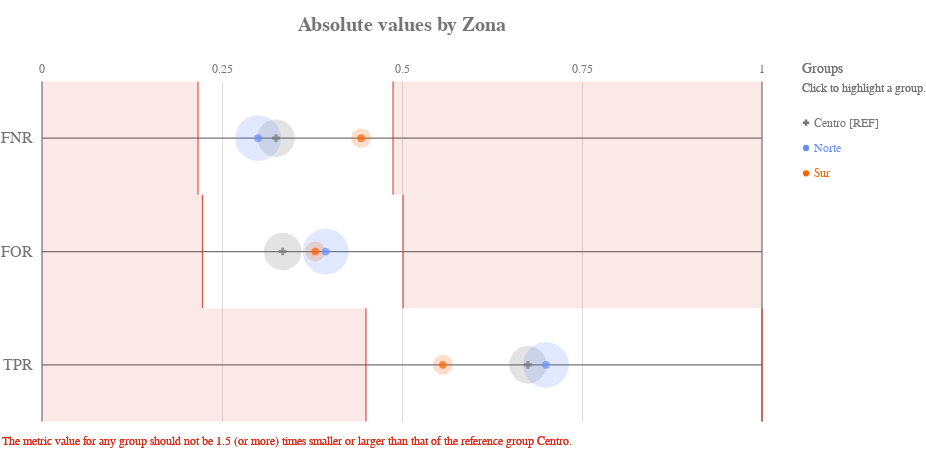

Source (notebook cell):
### Code cell
ap.absolute(grupo_definido, metrics, 'Zona', fairness_threshold = disparity_tolerance)

### Figure 1 — Vega-Lite specification as saved in the notebook (floating-point values rounded to 4 significant figures)
{"config": {"view": {"continuousWidth": 400, "continuousHeight": 300, "strokeWidth": 0}, "axisLeft": {"labelColor": "rgb(117,117,117)", "labelFont": "Arial", "labelFontSize": 16}, "title": {"align": "center", "baseline": "middle", "color": "rgb(117,117,117)", "font": "Arial", "fontSize": 20, "fontWeight": "bold"}}, "layer": [{"data": {"name": "data-4ac2d7a4dec33677e433b172826c7791"}, "mark": {"type": "rule", "stroke": "rgb(117,117,117)", "strokeWidth": 1.25, "tooltip": ""}, "encoding": {"x": {"type": "quantitative", "field": "start", "scale": {"domain": [0, 1], "range": [40.0, 760.0]}}, "x2": {"field": "end"}, "y": {"type": "nominal", "axis": {"domain": false, "labelAngle": 0, "labelPadding": -30, "orient": "left", "ticks": false, "title": ""}, "field": "y_position", "scale": {"domain": ["FNR", "FOR", "TPR"], "range": [42.5, 382.5]}}}}, {"data": {"name": "data-6cfe259518f6c7b358d8f836a73e6b7f"}, "mark": {"type": "rule", "stroke": "rgb(117,117,117)", "strokeWidth": 1.25, "tooltip": ""}, "encoding": {"x": {"type": "quantitative", "field": "x_position", "scale": {"domain": [0, 1], "range": [40.0, 760.0]}}, "y": {"value": 42.5}, "y2": {"value": 382.5}}}, {"data": {"name": "data-60ed1133fa688d151d36705a369482e0"}, "mark": {"type": "text", "align": "center", "color": "rgb(117,117,117)", "font": "Arial", "fontSize": 12, "fontWeight": "normal", "tooltip": ""}, "encoding": {"text": {"type": "nominal", "field": "value"}, "x": {"type": "quantitative", "field": "value", "scale": {"domain": [0, 1], "range": [40.0, 760.0]}}, "y": {"value": 29.75}}}, {"layer": [{"mark": {"type": "rect", "opacity": 0.8, "stroke": "rgb(217, 46, 28)", "strokeWidth": 1.25, "tooltip": ""}, "encoding": {"x": {"type": "quantitative", "field": "lower_threshold_value", "scale": {"domain": [0, 1], "range": [40.0, 760.0]}}, "x2": {"field": "lower_threshold_value"}, "y": {"type": "nominal", "axis": {"domain": false, "grid": false, "labels": false, "ticks": false, "title": " "}, "field": "metric", "scale": {"domain": ["FNR", "FOR", "TPR"], "range": [42.5, 382.5]}}}}, {"mark": {"type": "rect", "opacity": 0.8, "stroke": "rgb(217, 46, 28)", "strokeWidth": 1.25, "tooltip": ""}, "encoding": {"x": {"type": "quantitative", "field": "upper_threshold_value", "scale": {"domain": [0, 1], "range": [40.0, 760.0]}}, "x2": {"field": "upper_threshold_value"}, "y": {"type": "nominal", "axis": {"domain": false, "grid": false, "labels": false, "ticks": false, "title": " "}, "field": "metric", "scale": {"domain": ["FNR", "FOR", "TPR"], "range": [42.5, 382.5]}}}}, {"layer": [{"mark": {"type": "rect", "fill": "rgb(217, 46, 28)", "opacity": 0.1, "tooltip": ""}, "encoding": {"x": {"type": "quantitative", "field": "lower_threshold_value", "scale": {"domain": [0, 1], "range": [40.0, 760.0]}}, "x2": {"field": "lower_end"}, "y": {"type": "nominal", "axis": {"domain": false, "grid": false, "labels": false, "ticks": false, "title": " "}, "field": "metric", "scale": {"domain": ["FNR", "FOR", "TPR"], "range": [42.5, 382.5]}}}}, {"mark": {"type": "rect", "fill": "rgb(217, 46, 28)", "opacity": 0.1, "tooltip": ""}, "encoding": {"x": {"type": "quantitative", "field": "upper_threshold_value", "scale": {"domain": [0, 1], "range": [40.0, 760.0]}}, "x2": {"field": "upper_end"}, "y": {"type": "nominal", "axis": {"domain": false, "grid": false, "labels": false, "ticks": false, "title": " "}, "field": "metric", "scale": {"domain": ["FNR", "FOR", "TPR"], "range": [42.5, 382.5]}}}}]}, {"data": {"name": "data-79dd248bdaa0ea02c535240e8ad022c8"}, "mark": {"type": "text", "align": "left", "baseline": "top", "fill": "rgb(217, 46, 28)", "font": "Arial", "fontSize": 12, "fontWeight": "normal", "tooltip": ""}, "encoding": {"text": {"value": "The metric value for any group should not be 1.5 (or more) times smaller or larger than that of the reference group Centro."}, "x": {"value": 0}, "y": {"value": 396.7}}}], "data": {"name": "data-43757557ffc5579f8a6d8d7547a0941f"}}, {"layer": [{"mark": "circle"}, {"data": {"name": "data-f45af7abba651d0c62f99ce1fb854c9e"}, "mark": {"type": "circle", "opacity": 0.2}, "encoding": {"color": {"condition": {"type": "nominal", "field": "attribute_value", "legend": null, "scale": {"domain": ["Centro", "Norte", "Sur"], "range": ["rgb(117,117,117)", "rgb(100, 143, 255)", "rgb(254, 97, 0)", "rgb(220, 38, 127)", "rgb(255, 176, 0)", "rgb(120, 94, 240)"]}, "selection": "selector025"}, "value": "rgb(224,224,224)"}, "size": {"type": "quantitative", "field": "group_size", "legend": null, "scale": {"domain": [0, 3227.0], "range": [0, 2522.0]}}, "tooltip": [{"type": "nominal", "field": "attribute_value", "title": "Group"}, {"type": "nominal", "field": "tooltip_group_size", "title": "Group Size"}, {"type": "nominal", "field": "tooltip_disparity_explanation_fnr", "title": "Disparity"}, {"type": "quantitative", "field": "fnr", "format": ".2f", "title": "FNR"}], "x": {"type": "quantitative", "axis": {"domain": false, "labels": false, "ticks": false, "title": null, "values": [0.25, 0.5, 0.75]}, "field": "fnr", "scale": {"domain": [0, 1], "range": [40.0, 760.0]}}, "y": {"type": "nominal", "axis": {"domain": false, "grid": false, "labels": false, "ticks": false, "title": " "}, "field": "metric_variable", "scale": {"domain": ["FNR", "FOR", "TPR"], "range": [42.5, 382.5]}}}, "selection": {"selector027": {"type": "multi", "empty": "all", "fields": ["attribute_value"]}}, "transform": [{"calculate": "'FNR'", "as": "metric_variable"}]}, {"data": {"name": "data-f45af7abba651d0c62f99ce1fb854c9e"}, "mark": {"type": "circle", "opacity": 0.2}, "encoding": {"color": {"condition": {"type": "nominal", "field": "attribute_value", "legend": null, "scale": {"domain": ["Centro", "Norte", "Sur"], "range": ["rgb(117,117,117)", "rgb(100, 143, 255)", "rgb(254, 97, 0)", "rgb(220, 38, 127)", "rgb(255, 176, 0)", "rgb(120, 94, 240)"]}, "selection": "selector025"}, "value": "rgb(224,224,224)"}, "size": {"type": "quantitative", "field": "group_size", "legend": null, "scale": {"domain": [0, 3227.0], "range": [0, 2522.0]}}, "tooltip": [{"type": "nominal", "field": "attribute_value", "title": "Group"}, {"type": "nominal", "field": "tooltip_group_size", "title": "Group Size"}, {"type": "nominal", "field": "tooltip_disparity_explanation_for", "title": "Disparity"}, {"type": "quantitative", "field": "for", "format": ".2f", "title": "FOR"}], "x": {"type": "quantitative", "axis": {"domain": false, "labels": false, "ticks": false, "title": null, "values": [0.25, 0.5, 0.75]}, "field": "for", "scale": {"domain": [0, 1], "range": [40.0, 760.0]}}, "y": {"type": "nominal", "axis": {"domain": false, "grid": false, "labels": false, "ticks": false, "title": " "}, "field": "metric_variable", "scale": {"domain": ["FNR", "FOR", "TPR"], "range": [42.5, 382.5]}}}, "selection": {"selector029": {"type": "multi", "empty": "all", "fields": ["attribute_value"]}}, "transform": [{"calculate": "'FOR'", "as": "metric_variable"}]}, {"data": {"name": "data-f45af7abba651d0c62f99ce1fb854c9e"}, "mark": {"type": "circle", "opacity": 0.2}, "encoding": {"color": {"condition": {"type": "nominal", "field": "attribute_value", "legend": null, "scale": {"domain": ["Centro", "Norte", "Sur"], "range": ["rgb(117,117,117)", "rgb(100, 143, 255)", "rgb(254, 97, 0)", "rgb(220, 38, 127)", "rgb(255, 176, 0)", "rgb(120, 94, 240)"]}, "selection": "selector025"}, "value": "rgb(224,224,224)"}, "size": {"type": "quantitative", "field": "group_size", "legend": null, "scale": {"domain": [0, 3227.0], "range": [0, 2522.0]}}, "tooltip": [{"type": "nominal", "field": "attribute_value", "title": "Group"}, {"type": "nominal", "field": "tooltip_group_size", "title": "Group Size"}, {"type": "nominal", "field": "tooltip_disparity_explanation_tpr", "title": "Disparity"}, {"type": "quantitative", "field": "tpr", "format": ".2f", "title": "TPR"}], "x": {"type": "quantitative", "axis": {"domain": false, "labels": false, "ticks": false, "title": null, "values": [0.25, 0.5, 0.75]}, "field": "tpr", "scale": {"domain": [0, 1], "range": [40.0, 760.0]}}, "y": {"type": "nominal", "axis": {"domain": false, "grid": false, "labels": false, "ticks": false, "title": " "}, "field": "metric_variable", "scale": {"domain": ["FNR", "FOR", "TPR"], "range": [42.5, 382.5]}}}, "selection": {"selector031": {"type": "multi", "empty": "all", "fields": ["attribute_value"]}}, "transform": [{"calculate": "'TPR'", "as": "metric_variable"}]}, {"layer": [{"mark": "point"}, {"data": {"name": "data-f45af7abba651d0c62f99ce1fb854c9e"}, "mark": {"type": "point", "filled": true, "size": 60}, "encoding": {"color": {"condition": {"type": "nominal", "field": "attribute_value", "legend": null, "scale": {"domain": ["Centro", "Norte", "Sur"], "range": ["rgb(117,117,117)", "rgb(100, 143, 255)", "rgb(254, 97, 0)", "rgb(220, 38, 127)", "rgb(255, 176, 0)", "rgb(120, 94, 240)"]}, "selection": "selector025"}, "value": "rgb(224,224,224)"}, "shape": {"type": "nominal", "field": "attribute_value", "legend": null, "scale": {"domain": ["Centro", "Norte", "Sur"], "range": ["cross", "circle", "circle"]}}, "tooltip": [{"type": "nominal", "field": "attribute_value", "title": "Group"}, {"type": "nominal", "field": "tooltip_group_size", "title": "Group Size"}, {"type": "nominal", "field": "tooltip_disparity_explanation_fnr", "title": "Disparity"}, {"type": "quantitative", "field": "fnr", "format": ".2f", "title": "FNR"}], "x": {"type": "quantitative", "axis": {"domain": false, "labels": false, "ticks": false, "title": null, "values": [0.25, 0.5, 0.75]}, "field": "fnr", "scale": {"domain": [0, 1], "range": [40.0, 760.0]}}, "y": {"type": "nominal", "axis": {"domain": false, "grid": false, "labels": false, "ticks": false, "title": " "}, "field": "metric_variable", "scale": {"domain": ["FNR", "FOR", "TPR"], "range": [42.5, 382.5]}}}, "selection": {"selector026": {"type": "multi", "empty": "all", "fields": ["attribute_value"]}}, "transform": [{"calculate": "'FNR'", "as": "metric_variable"}]}, {"data": {"name": "data-f45af7abba651d0c62f99ce1fb854c9e"}, "mark": {"type": "point", "filled": true, "size": 60}, "encoding": {"color": {"condition": {"type": "nominal", "field": "attribute_value", "legend": null, "scale": {"domain": ["Centro", "Norte", "Sur"], "range": ["rgb(117,117,117)", "rgb(100, 143, 255)", "rgb(254, 97, 0)", "rgb(220, 38, 127)", "rgb(255, 176, 0)", "rgb(120, 94, 240)"]}, "selection": "selector025"}, "value": "rgb(224,224,224)"}, "shape": {"type": "nominal", "field": "attribute_value", "legend": null, "scale": {"domain": ["Centro", "Norte", "Sur"], "range": ["cross", "circle", "circle"]}}, "tooltip": [{"type": "nominal", "field": "attribute_value", "title": "Group"}, {"type": "nominal", "field": "tooltip_group_size", "title": "Group Size"}, {"type": "nominal", "field": "tooltip_disparity_explanation_for", "title": "Disparity"}, {"type": "quantitative", "field": "for", "format": ".2f", "title": "FOR"}], "x": {"type": "quantitative", "axis": {"domain": false, "labels": false, "ticks": false, "title": null, "values": [0.25, 0.5, 0.75]}, "field": "for", "scale": {"domain": [0, 1], "range": [40.0, 760.0]}}, "y": {"type": "nominal", "axis": {"domain": false, "grid": false, "labels": false, "ticks": false, "title": " "}, "field": "metric_variable", "scale": {"domain": ["FNR", "FOR", "TPR"], "range": [42.5, 382.5]}}}, "selection": {"selector028": {"type": "multi", "empty": "all", "fields": ["attribute_value"]}}, "transform": [{"calculate": "'FOR'", "as": "metric_variable"}]}, {"data": {"name": "data-f45af7abba651d0c62f99ce1fb854c9e"}, "mark": {"type": "point", "filled": true, "size": 60}, "encoding": {"color": {"condition": {"type": "nominal", "field": "attribute_value", "legend": null, "scale": {"domain": ["Centro", "Norte", "Sur"], "range": ["rgb(117,117,117)", "rgb(100, 143, 255)", "rgb(254, 97, 0)", "rgb(220, 38, 127)", "rgb(255, 176, 0)", "rgb(120, 94, 240)"]}, "selection": "selector025"}, "value": "rgb(224,224,224)"}, "shape": {"type": "nominal", "field": "attribute_value", "legend": null, "scale": {"domain": ["Centro", "Norte", "Sur"], "range": ["cross", "circle", "circle"]}}, "tooltip": [{"type": "nominal", "field": "attribute_value", "title": "Group"}, {"type": "nominal", "field": "tooltip_group_size", "title": "Group Size"}, {"type": "nominal", "field": "tooltip_disparity_explanation_tpr", "title": "Disparity"}, {"type": "quantitative", "field": "tpr", "format": ".2f", "title": "TPR"}], "x": {"type": "quantitative", "axis": {"domain": false, "labels": false, "ticks": false, "title": null, "values": [0.25, 0.5, 0.75]}, "field": "tpr", "scale": {"domain": [0, 1], "range": [40.0, 760.0]}}, "y": {"type": "nominal", "axis": {"domain": false, "grid": false, "labels": false, "ticks": false, "title": " "}, "field": "metric_variable", "scale": {"domain": ["FNR", "FOR", "TPR"], "range": [42.5, 382.5]}}}, "selection": {"selector030": {"type": "multi", "empty": "all", "fields": ["attribute_value"]}}, "transform": [{"calculate": "'TPR'", "as": "metric_variable"}]}]}]}, {"layer": [{"mark": {"type": "point", "filled": true, "opacity": 1, "size": 39.48}, "encoding": {"color": {"condition": {"type": "nominal", "field": "attribute_value", "legend": null, "scale": {"domain": ["Centro", "Norte", "Sur"], "range": ["rgb(117,117,117)", "rgb(100, 143, 255)", "rgb(254, 97, 0)", "rgb(220, 38, 127)", "rgb(255, 176, 0)", "rgb(120, 94, 240)"]}, "selection": "selector025"}, "value": "rgb(224,224,224)"}, "shape": {"type": "nominal", "field": "attribute_value", "legend": null, "scale": {"domain": ["Centro", "Norte", "Sur"], "range": ["cross", "circle", "circle"]}}, "x": {"value": 804}, "y": {"type": "nominal", "axis": {"domain": false, "grid": false, "labels": false, "ticks": false, "title": " "}, "field": "attribute_value", "scale": {"domain": ["Centro", "Norte", "Sur"], "range": [71, 147]}}}, "selection": {"selector025": {"type": "multi", "empty": "all", "fields": ["attribute_value"]}}}, {"mark": {"type": "text", "align": "left", "baseline": "middle", "font": "Arial", "fontSize": 12, "fontWeight": "normal"}, "encoding": {"color": {"condition": {"type": "nominal", "field": "attribute_value", "legend": null, "scale": {"domain": ["Centro", "Norte", "Sur"], "range": ["rgb(117,117,117)", "rgb(100, 143, 255)", "rgb(254, 97, 0)", "rgb(220, 38, 127)", "rgb(255, 176, 0)", "rgb(120, 94, 240)"]}, "selection": "selector025"}, "value": "rgb(224,224,224)"}, "text": {"type": "nominal", "field": "label"}, "x": {"value": 812}, "y": {"type": "nominal", "axis": {"domain": false, "grid": false, "labels": false, "ticks": false, "title": " "}, "field": "attribute_value", "scale": {"domain": ["Centro", "Norte", "Sur"], "range": [71, 147]}}}, "selection": {"selector032": {"type": "multi", "empty": "all", "fields": ["attribute_value"]}}}, {"data": {"name": "data-79dd248bdaa0ea02c535240e8ad022c8"}, "mark": {"type": "text", "align": "left", "baseline": "middle", "color": "rgb(117,117,117)", "font": "Arial", "fontSize": 12, "fontWeight": "normal"}, "encoding": {"text": {"value": "Click to highlight a group."}, "x": {"value": 800}, "y": {"value": 49}}}, {"data": {"name": "data-79dd248bdaa0ea02c535240e8ad022c8"}, "mark": {"type": "text", "align": "left", "baseline": "middle", "color": "rgb(117,117,117)", "font": "Arial", "fontSize": 14, "fontWeight": "normal"}, "encoding": {"text": {"value": "Groups"}, "x": {"value": 800}, "y": {"value": 30}}}], "data": {"name": "data-1b3ab3c51de6c9017ba2bf5afbba5533"}}], "height": 425, "padding": {"top": 15, "bottom": 10}, "resolve": {"scale": {"size": "independent", "y": "independent"}}, "title": "Absolute values by Zona", "width": 800, "$schema": "https://vega.github.io/schema/vega-lite/v4.8.1.json", "datasets": {"data-4ac2d7a4dec33677e433b172826c7791": [{"y_position": "FNR", "start": 0, "end": 1}, {"y_position": "FOR", "start": 0, "end": 1}, {"y_position": "TPR", "start": 0, "end": 1}], "data-6cfe259518f6c7b358d8f836a73e6b7f": [{"x_position": 0}, {"x_position": 1}], "data-60ed1133fa688d151d36705a369482e0": [{"value": 0.0}, {"value": 0.25}, {"value": 0.5}, {"value": 0.75}, {"value": 1.0}], "data-43757557ffc5579f8a6d8d7547a0941f": [{"lower_end": 0, "upper_end": 1, "lower_threshold_value": 0.2167, "upper_threshold_value": 0.4876, "metric": "FNR"}, {"lower_end": 0, "upper_end": 1, "lower_threshold_value": 0.2229, "upper_threshold_value": 0.5015, "metric": "FOR"}, {"lower_end": 0, "upper_end": 1, "lower_threshold_value": 0.45, "upper_threshold_value": 1.0, "metric": "TPR"}], "data-79dd248bdaa0ea02c535240e8ad022c8": [{"a": 1, "b": 0}, {"a": 1, "b": 0}], "data-f45af7abba651d0c62f99ce1fb854c9e": [{"attribute_name": "Zona", "attribute_value": "Centro", "group_size": 1803, "total_entities": 5007, "fnr": 0.325, "for": 0.3343, "tpr": 0.675, "fnr_disparity": 1.0, "for_disparity": 1.0, "tpr_disparity": 1.0, "fnr_disparity_scaled": 0.0, "for_disparity_scaled": 0.0, "tpr_disparity_scaled": 0.0, "tooltip_group_size": "1,803 (36.01%)", "tooltip_disparity_explanation_fnr": "Reference group", "tooltip_disparity_explanation_for": "Reference group", "tooltip_disparity_explanation_tpr": "Reference group"}, {"attribute_name": "Zona", "attribute_value": "Norte", "group_size": 2689, "total_entities": 5007, "fnr": 0.3001, "for": 0.3939, "tpr": 0.6999, "fnr_disparity": 0.9231, "for_disparity": 1.178, "tpr_disparity": 1.037, "fnr_disparity_scaled": -0.08326, "for_disparity_scaled": 0.1782, "tpr_disparity_scaled": 0.03701, "tooltip_group_size": "2,689 (53.70%)", "tooltip_disparity_explanation_fnr": "1.08 times smaller FNR than the reference group", "tooltip_disparity_explanation_for": "1.18 times larger FOR than the reference group", "tooltip_disparity_explanation_tpr": "1.04 times larger TPR than the reference group"}, {"attribute_name": "Zona", "attribute_value": "Sur", "group_size": 515, "total_entities": 5007, "fnr": 0.4432, "for": 0.3796, "tpr": 0.5568, "fnr_disparity": 1.364, "for_disparity": 1.135, "tpr_disparity": 0.8249, "fnr_disparity_scaled": 0.3637, "for_disparity_scaled": 0.1355, "tpr_disparity_scaled": -0.2123, "tooltip_group_size": "515 (10.29%)", "tooltip_disparity_explanation_fnr": "1.36 times larger FNR than the reference group", "tooltip_disparity_explanation_for": "1.14 times larger FOR than the reference group", "tooltip_disparity_explanation_tpr": "1.21 times smaller TPR than the reference group"}], "data-1b3ab3c51de6c9017ba2bf5afbba5533": [{"attribute_value": "Centro", "label": "Centro [REF]"}, {"attribute_value": "Norte", "label": "Norte"}, {"attribute_value": "Sur", "label": "Sur"}]}}
